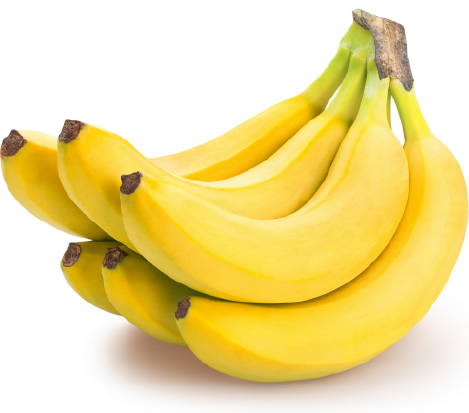
#> input picture Laboratorio1/frutas/banano.png, 469 x 413 px
$ python -i lab.py   (imports and definitions only)
#> lines starting #> are read from the running program, lines starting #| are printed output that depends on the picture
import cv2

def menuFruta():
    print("------ Seleccione la Imagen que desea usar --------")
    print("Seleccione su opción: ")
    print("1) Banano")
    print("2) Sandia")
    print("3) Cereza")
    print("4) Durazno")
    print("5) Madarina")
    print("6) Rambutan")
    print("0) Salir")
    print("---------------------------------------------------")

    while True:
        opt = input("Opción: ")

        if opt == '1': #banano
            archivo = "Laboratorio1\\frutas\\banano.png"
            menuTran(archivo)
            break
        elif opt == '2': #sandia
            archivo = "Laboratorio1\\frutas\\sandia.png"
            menuTran(archivo)
            break
        elif opt == '3': #cereza
            archivo = "Laboratorio1\\frutas\\cereza.png"
            menuTran(archivo)
            break
        elif opt == '4': #durazno
            archivo = "Laboratorio1\\frutas\\durazno.png"
            menuTran(archivo)
            break
        elif opt == '5': #mandarina
            archivo = "Laboratorio1\\frutas\\mandarina.png"
            menuTran(archivo)
            break
        elif opt == '6': #rambutan
            archivo = "Laboratorio1\\frutas\\rambutan.png"
            menuTran(archivo)
            break
        elif opt == '0':
            break
        else:
            print("Esa opción no existe")

def menuTran(archivo):
    print("------ Transformación de imágenes con OpenCV ------")
    print("Seleccione su opción: ")
    print("1) RGB de un pixel")
    print("2) Región de una imagen")
    print("3) Ajustar tamaño de imagen")
    print("4) Redimensionar imagen")
    print("5) Rotar imagen")
    print("6) Suavizar imagen")
    print("0) Salir")
    print("---------------------------------------------------")

    while True:
        opt = input("Opción: ")

        if opt == '2':
            region(archivo)
            break
        elif opt == '4':
            redimensionar(archivo)
            break
        elif opt == '6':
            suavizar(archivo)
            break
        elif opt == '1':
            getPixel(archivo)
            break
        elif opt == '3':
            resizeLibre(archivo)
            break
        elif opt == '5':
            rotarImagen(archivo)
            break
        elif opt == '0':
            menuFruta()
            break
        else:
            print("Esa opción no existe")

# [17 lines left out: function region, not called in this run]

def redimensionar(archivo):
#> called with archivo = 'frutas/banano.png'
    print("------ Redimensionar imagen ------")
    fruta = cv2.imread(archivo)
#> fruta is the input picture: shape (413, 469, 3); mean B, G, R 152.3, 221.5, 239.8
    print("Tamaño: "+ str(fruta.shape[0])+"x"+str(fruta.shape[1]))
#| Tamaño: 413x469

    size = int(input("Tamaño a redimensionar: "))
#> the answer given: 100

    r = size / fruta.shape[1]
#> r = 0.213
    dim = (size, int(fruta.shape[0] * r))
#> dim = (100, 88)
    resized = cv2.resize(fruta, dim)
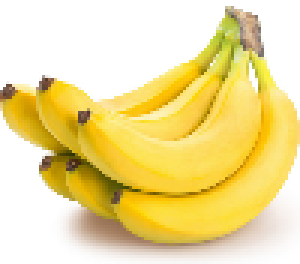
#> resized: shape (88, 100, 3) (shown 3 times larger); mean B, G, R 152.3, 221.5, 239.7

    cv2.imshow("Redimension", resized)
    cv2.waitKey(0)
    cv2.destroyAllWindows()
    guardar(resized, 4)
    menuFruta()
#> the answer given: 1
#> the answer given: 1

# [14 lines left out: function suavizar, not called in this run]

def getPixel(archivo):
#> called with archivo = 'Laboratorio1\\frutas\\banano.png'
    print("------ RGB de Pixel ------")

    fruta = cv2.imread(archivo)

    x = int(input("Posicion X: "))
#> the answer given: 3
    y = int(input("Posicion Y: "))
#> the answer given: 3

    (B, G, R) = fruta[x, y]
#> B = 255; G = 255; R = 255

    print("R={}, G={}, B={}".format(R, G, B))
#| R=255, G=255, B=255
    menuFruta()
#> the answer given: 1

# [34 lines left out: functions resizeLibre, rotarImagen, not called in this run]


def guardar(imagen, tipo):
    if tipo == 1:
        cv2.imwrite('C:\\Users\\carlo\\OneDrive\\Escritorio\\Info1.png', imagen)
    elif tipo == 2:
        cv2.imwrite('C:\\Users\\carlo\\OneDrive\\Escritorio\\Info2.png', imagen)
    elif tipo == 3:
        cv2.imwrite('C:\\Users\\carlo\\OneDrive\\Escritorio\\Info3.png', imagen)
    elif tipo == 4:
        cv2.imwrite('C:\\Users\\carlo\\OneDrive\\Escritorio\\Info4.png', imagen)
    elif tipo == 5:
        cv2.imwrite('C:\\Users\\carlo\\OneDrive\\Escritorio\\Info5.png', imagen)
    elif tipo == 6:
        cv2.imwrite('C:\\Users\\carlo\\OneDrive\\Escritorio\\Info6.png', imagen)


# [1 line not run here, left out]

#> (the run stopped early here; a loop or call above may not have finished)
